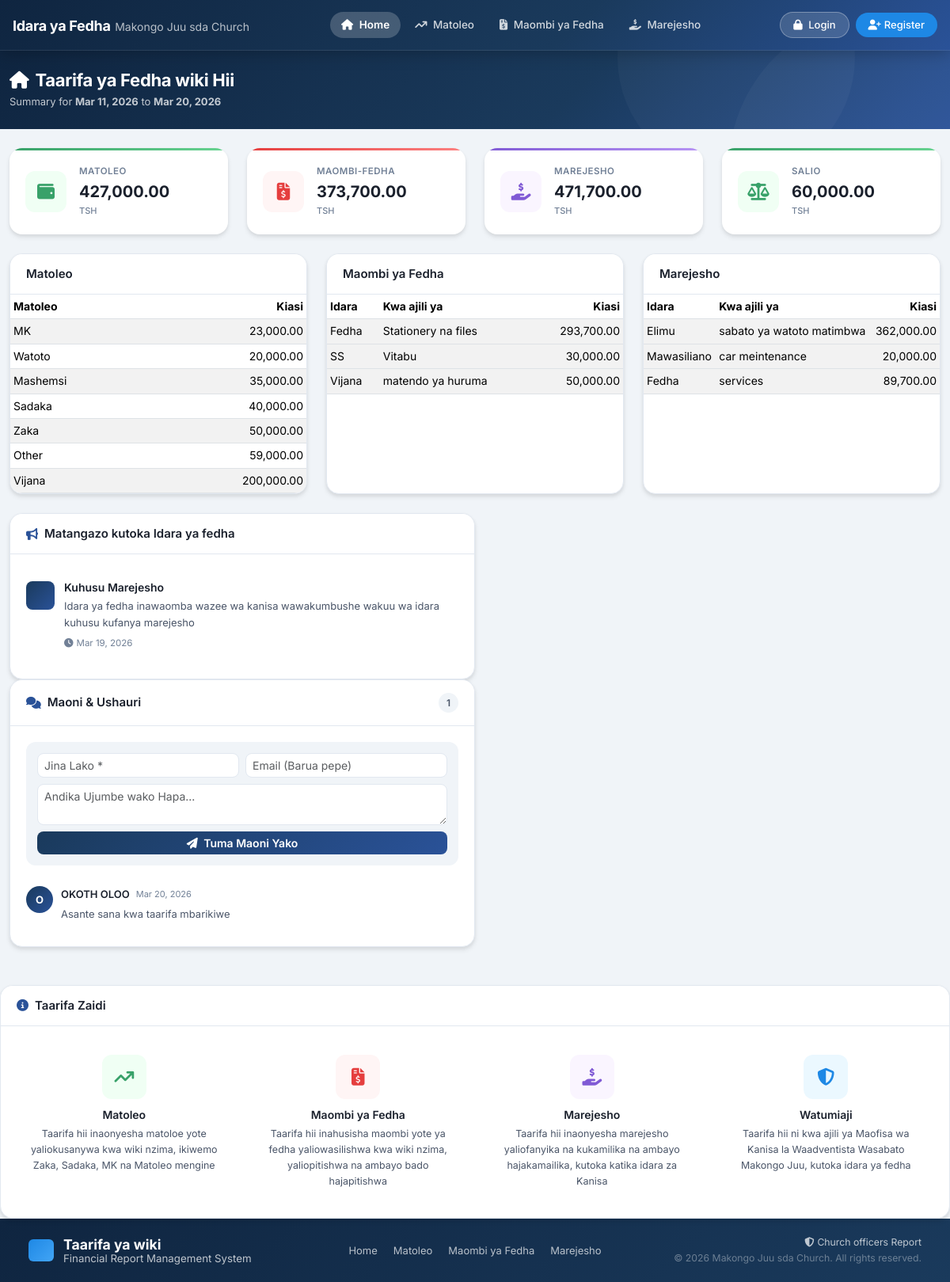
The app's page /, older data.
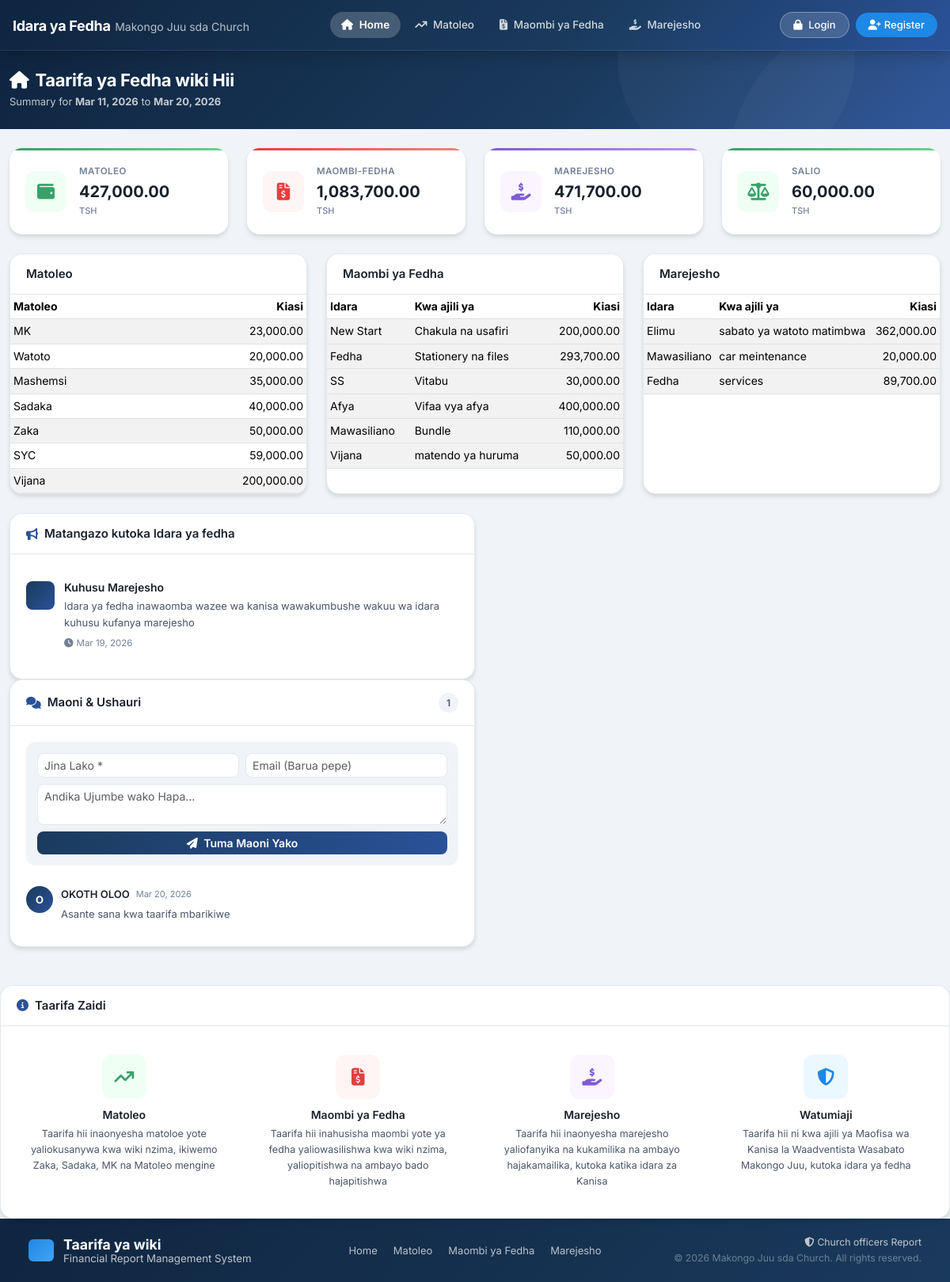
The same page, newer data.
### dashboard/models.py (models this page shows, shortened)
class Income(models.Model):
    source = models.CharField(max_length=20, choices=INCOME_SOURCE_CHOICES, default='other')
    source_name = models.CharField(max_length=200, blank=True, help_text="Custom source name for 'Other' income")
    amount = models.DecimalField(max_digits=20, decimal_places=2)
    date = models.DateField(default=timezone.now)
    description = models.TextField(blank=True)
    department = models.CharField(max_length=50, choices=DEPARTMENT_CHOICES, blank=True)
    created_by = models.ForeignKey(User, on_delete=models.SET_NULL, null=True, blank=True, related_name='incomes')
    created_at = models.DateTimeField(auto_now_add=True)
    updated_at = models.DateTimeField(auto_now=True)
    class Meta:
        ordering = ['-date', '-created_at']
    def get_display_name(self):
        if self.source_name:
            return self.source_name
        return self.get_source_display()

class ExpenseRequest(models.Model):
    department = models.CharField(max_length=50, choices=DEPARTMENT_CHOICES)
    category = models.CharField(max_length=200)
    amount = models.DecimalField(max_digits=20, decimal_places=2)
    description = models.TextField(blank=True)
    status = models.CharField(max_length=20, choices=STATUS_CHOICES_EXPENSE, default='pending')
    requested_by = models.ForeignKey(User, on_delete=models.SET_NULL, null=True, blank=True, related_name='expense_requests')
    reviewed_by = models.ForeignKey(User, on_delete=models.SET_NULL, null=True, blank=True, related_name='reviewed_expenses')
    date = models.DateField(default=timezone.now)
    created_at = models.DateTimeField(auto_now_add=True)
    updated_at = models.DateTimeField(auto_now=True)
    review_notes = models.TextField(blank=True)
    class Meta:
        ordering = ['-date', '-created_at']

class Retirement(models.Model):
    department = models.CharField(max_length=50, choices=DEPARTMENT_CHOICES)
    category = models.CharField(max_length=200)
    amount = models.DecimalField(max_digits=20, decimal_places=2)
    description = models.TextField(blank=True)
    status = models.CharField(max_length=10, choices=STATUS_CHOICES_RETIREMENT, default='open')
    submitted_by = models.ForeignKey(User, on_delete=models.SET_NULL, null=True, blank=True, related_name='retirements')
    date = models.DateField(default=timezone.now)
    created_at = models.DateTimeField(auto_now_add=True)
    updated_at = models.DateTimeField(auto_now=True)
    notes = models.TextField(blank=True)
    class Meta:
        ordering = ['-date', '-created_at']

class Announcement(models.Model):
    title = models.CharField(max_length=200)
    content = models.TextField()
    is_active = models.BooleanField(default=True)
    created_by = models.ForeignKey(User, on_delete=models.SET_NULL, null=True, blank=True)
    created_at = models.DateTimeField(auto_now_add=True)
    updated_at = models.DateTimeField(auto_now=True)
    class Meta:
        ordering = ['-created_at']

class Comment(models.Model):
    name = models.CharField(max_length=100)
    email = models.EmailField(blank=True)
    message = models.TextField()
    created_at = models.DateTimeField(auto_now_add=True)
    is_approved = models.BooleanField(default=True)
    class Meta:
        ordering = ['-created_at']

### dashboard/views.py (the view)
# urls.py: path('', views.home_view, name='home'),
def home_view(request):
    default_from, default_to = get_default_date_range()
    date_from, date_to, department, _, _ = get_active_filters(request, key='home')
    if not date_from:
        date_from = default_from
    if not date_to:
        date_to = default_to
    income_qs = Income.objects.filter(date__gte=date_from, date__lte=date_to)
    expense_qs = ExpenseRequest.objects.filter(date__gte=date_from, date__lte=date_to)
    retirement_qs = Retirement.objects.filter(date__gte=date_from, date__lte=date_to)
    income_shortlist = income_qs.order_by('-date', '-created_at')[:15]
    expense_shortlist = expense_qs.order_by('-date', '-created_at')[:15]
    retirement_shortlist = retirement_qs.order_by('-date', '-created_at')[:15]
    total_income = income_qs.aggregate(total=Sum('amount'))['total'] or 0
    total_expenses = expense_qs.aggregate(total=Sum('amount'))['total'] or 0
    total_retirement = retirement_qs.aggregate(total=Sum('amount'))['total'] or 0
    net_balance_obj = NetBalance.objects.order_by('-updated_at').first()
    net_balance = net_balance_obj.amount if net_balance_obj else 0
    announcements = Announcement.objects.filter(is_active=True)[:5]
    comments = Comment.objects.filter(is_approved=True)[:10]
    comment_form = CommentForm()
    if request.method == 'POST' and 'submit_comment' in request.POST:
        comment_form = CommentForm(request.POST)
        if comment_form.is_valid():
            comment_form.save()
            messages.success(request, 'Your comment has been submitted!')
            return redirect('home')
    context = {
        'total_income': total_income,
        'total_expenses': total_expenses,
        'total_retirement': total_retirement,
        'net_balance': net_balance,
        'announcements': announcements,
        'comments': comments,
        'comment_form': comment_form,
        'date_from': date_from,
        'date_to': date_to,
        'default_from': default_from,
        'default_to': default_to,
        'active_tab': 'home',
        'income_shortlist': income_shortlist,
        'expense_shortlist': expense_shortlist,
        'retirement_shortlist': retirement_shortlist,
    }
    return render(request, 'dashboard/home.html', context)

### dashboard/forms.py
class CommentForm(forms.ModelForm):
    class Meta:
        model = Comment
        fields = ['name', 'email', 'message']
        widgets = {
            'name': forms.TextInput(attrs={'class': 'form-control', 'placeholder': 'Your Name'}),
            'email': forms.EmailInput(attrs={'class': 'form-control', 'placeholder': 'Your Email (required)'}),
            'message': forms.Textarea(attrs={'class': 'form-control', 'rows': 4, 'placeholder': 'Your comment or message...'}),
        }
    def __init__(self, *args, **kwargs):
        super().__init__(*args, **kwargs)
        self.fields['email'].required = True

### dashboard/views.py (called while the page is built)
def get_default_date_range():
    try:
        default_range = DefaultDateRange.objects.filter(is_active=True).first()
        if default_range and default_range.from_date and default_range.to_date:
            return default_range.from_date, default_range.to_date
        days = default_range.days_back if default_range else 14
    except Exception:
        days = 14
    today = date.today()
    return today - timedelta(days=days), today

### templates/dashboard/home.html (shortened to what the changed rows need)
{% extends 'base.html' %}
{% load static %}
{% load humanize %}
{% block content %}
<div class="page-wrapper">
    <div class="page-header">
        <div class="container-fluid">
            <div class="row align-items-center">
                <div class="col">
                    <h1 class="page-title"><i class="fas fa-home me-2"></i>Taarifa ya Fedha wiki Hii</h1>
                </div>
            </div>
        </div>
    </div>
    <div class="container-fluid py-4">
        <div class="row g-4 mb-4">
            <div class="col-6 col-md-3">
                <div class="summary-card expense-card">
                    <div class="card-body-content">
                        <p class="card-label">Maombi-Fedha</p>
                        <h3 class="card-value tsh-value">{{ total_expenses|floatformat:2 }}</h3>
                        <small class="card-currency">TSH</small>
                    </div>
                </div>
            </div>
        </div>
        <div class="row g-4 mb-4">
            <div class="col-12 col-lg-4">
                <div class="content-card h-100">
                    <div class="content-card-body p-0">
                        <div class="table-responsive">
                            <table class="table table-sm table-striped mb-0">
                                <thead class="table-header-blue">
                                    <tr><th>Matoleo</th><th class="text-end">Kiasi</th></tr>
                                </thead>
                                <tbody>
                                    {% for i in income_shortlist %}
                                    <tr>
                                        <td>{{ i.get_display_name }}</td>
                                        <td class="text-end">{{ i.amount|floatformat:2|intcomma }}</td>
                                    </tr>
                                    {% empty %}
                                    <tr><td colspan="2" class="text-center text-muted">No records</td></tr>
                                    {% endfor %}
                                </tbody>
                            </table>
                        </div>
                    </div>
                </div>
            </div>
            <div class="col-12 col-lg-4">
                <div class="content-card h-100">
                    <div class="content-card-body p-0">
                        <div class="table-responsive">
                            <table class="table table-sm table-striped mb-0">
                                <thead>
                                    <tr><th>Idara</th><th>Kwa ajili ya</th><th class="text-end">Kiasi</th></tr>
                                </thead>
                                <tbody>
                                    {% for e in expense_shortlist %}
                                    <tr class="expandable-row" data-bs-toggle="collapse" data-bs-target="#expdesc{{ e.id }}" aria-expanded="false" style="cursor:pointer;">
                                        <td>{{ e.get_department_display }}</td>
                                        <td>{{ e.category }}</td>
                                        <td class="text-end">{{ e.amount|floatformat:2|intcomma }}</td>
                                    </tr>
                                    {% empty %}
                                    <tr><td colspan="3" class="text-center text-muted">No records</td></tr>
                                    {% endfor %}
                                </tbody>
                            </table>
                        </div>
                    </div>
                </div>
            </div>
            <div class="col-12 col-lg-4">
                <div class="content-card h-100">
                    <div class="content-card-body p-0">
                        <div class="table-responsive">
                            <table class="table table-sm table-striped mb-0">
                                <thead>
                                    <tr><th>Idara</th><th>Kwa ajili ya</th><th class="text-end">Kiasi</th></tr>
                                </thead>
                                <tbody>
                                    {% for r in retirement_shortlist %}
                                    <tr class="expandable-row" data-bs-toggle="collapse" data-bs-target="#retdesc{{ r.id }}" aria-expanded="false" style="cursor:pointer;">
                                        <td>{{ r.get_department_display }}</td>
                                        <td>{{ r.category }}</td>
                                        <td class="text-end">{{ r.amount|floatformat:2|intcomma }}</td>
                                    </tr>
                                    {% empty %}
                                    <tr><td colspan="3" class="text-center text-muted">No records</td></tr>
                                    {% endfor %}
                                </tbody>
                            </table>
                        </div>
                    </div>
                </div>
            </div>
        </div>
            <div class="col-lg-6 mb-4 mb-lg-0">
                <div class="content-card">
                    <div class="content-card-body">
                        {% if announcements %}
                            {% for ann in announcements %}
                            <div class="announcement-item">
                                <div class="ann-icon"></div>
                                <div class="ann-content">
                                    <h6 class="ann-title">{{ ann.title }}</h6>
                                    <p class="ann-text">{{ ann.content }}</p>
                                    <small class="ann-date"><i class="fas fa-clock me-1"></i>{{ ann.created_at|date:"M d, Y" }}</small>
                                </div>
                            </div>
                            {% endfor %}
                        {% else %}
                            <div class="empty-state">
                                <i class="fas fa-bullhorn"></i>
                                <p>No announcements at this time.</p>
                            </div>
                        {% endif %}
                    </div>
                </div>
            </div>
            <div class="col-lg-6">
                <div class="content-card">
                    <div class="content-card-body">
                        <div class="comments-list" style="max-height: 300px; overflow-y: auto;">
                            {% if comments %}
                                {% for comment in comments %}
                                <div class="comment-item">
                                    <div class="comment-avatar">{{ comment.name|first|upper }}</div>
                                    <div class="comment-content">
                                        <div class="comment-header">
                                            <span class="comment-name">{{ comment.name }}</span>
                                            <span class="comment-date">{{ comment.created_at|date:"M d, Y" }}</span>
                                        </div>
                                        <p class="comment-text">{{ comment.message }}</p>
                                    </div>
                                </div>
                                {% endfor %}
                            {% else %}
                                <div class="empty-state">
                                    <i class="fas fa-comment-slash"></i>
                                    <p>No comments yet. Be the first!</p>
                                </div>
                            {% endif %}
                        </div>
                    </div>
                </div>
            </div>
        </div>
    </div>
{% endblock %}

Row changes from the older to the newer data that the page shows:
changed Income: get_display_name "Other" → "SYC"
added ExpenseRequest: department "New Start", category "Chakula na usafiri", amount "200,000.00"
added ExpenseRequest: department "Afya", category "Vifaa vya afya", amount "400,000.00"
added ExpenseRequest: department "Mawasiliano", category "Bundle", amount "110,000.00"
Text that changed along with them:
{{ total_expenses|floatformat:2 }}: "373,700.00" → "1,083,700.00"
